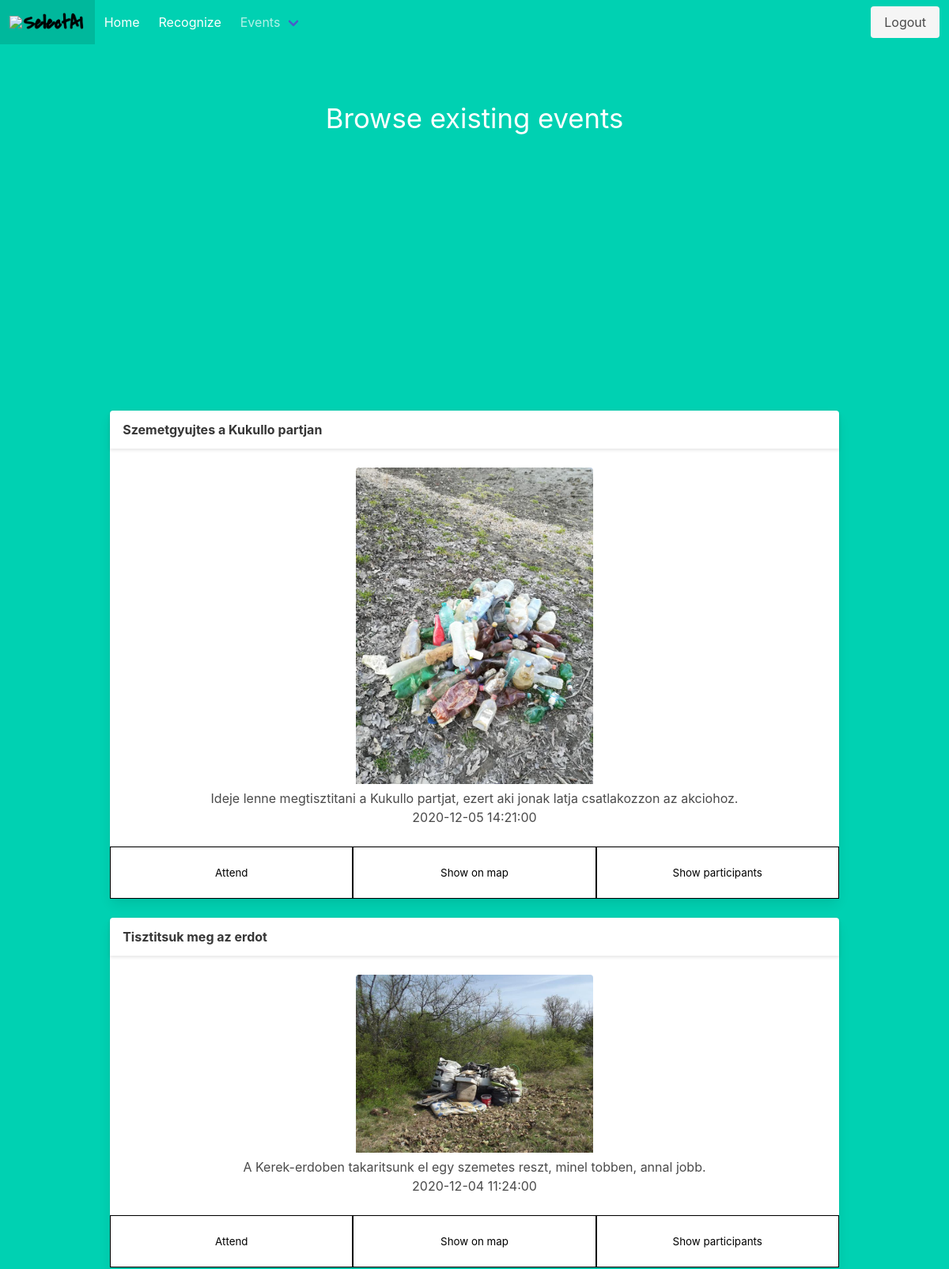
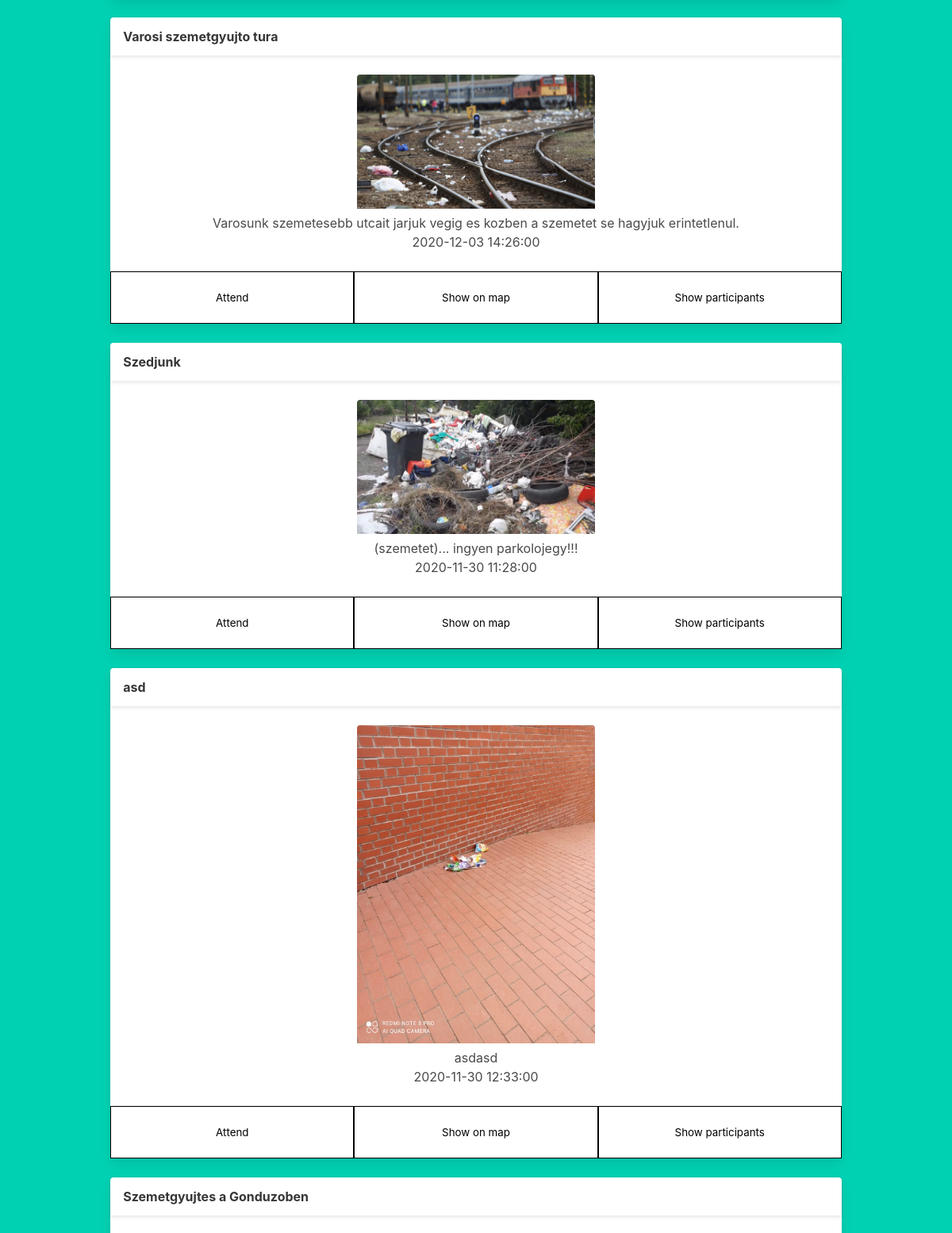
/events/list (signed in, upper part), run on the app's committed database (2 pictures, top to bottom).
### models.py (models this page shows)
class Event(db.Model):
    event_id = db.Column(db.Integer, primary_key=True)
    organizator_id = db.Column(db.Integer, ForeignKey('user.id'))
    organizator = relationship('User')
    title = db.Column(db.String(100))
    description = db.Column(db.String(500))
    latitude = db.Column(db.Float)
    longitude = db.Column(db.Float)
    image_path = db.Column(db.String(100))
    image_name = db.Column(db.String(100))
    datetime = db.Column(db.DateTime)
    __tablename__ = 'event'

### main.py (the view)
@main.route('/events/list')
@login_required
def events_list():
    events = Event.query.all()
    return render_template('events_list.html', events=events)

### __init__.py (called while the page is built)
def create_app():
    app = Flask(__name__)
    CORS(app)
    app.config['SECRET_KEY'] = '9OLWxND4o83j4K4iuopO'
    app.config['SQLALCHEMY_DATABASE_URI'] = 'sqlite:///db.sqlite'
    db.init_app(app)
    @app.before_first_request
    def create_database():
        db.create_all()
    login_manager = LoginManager()
    login_manager.login_view = 'auth.login'
    login_manager.init_app(app)
    from .models import User
    @login_manager.user_loader
    def load_user(user_id):
        return User.query.get(int(user_id))
    from .auth import auth as auth_blueprint
    app.register_blueprint(auth_blueprint)
    from .main import main as main_blueprint
    app.register_blueprint(main_blueprint)
    return app

### templates/events_list.html (shortened to what this page needs)
{% extends "base.html" %}
{% block main_content %}
<div style="width: 100%; padding: 2%;">
    <h1 style="font-size: 26pt;">Browse existing events</h1>
    <br>
    <div id="map" style="width: 100%; height: 300px; margin-bottom: 20px;"></div>
    {% for event in events %}
    <div class="card">
        <header class="card-header">
            <p class="card-header-title" style="width: 100%">
                {{ event.title }}
            </p>
            <a href="#" class="card-header-icon" aria-label="more options">
                <span class="icon">
                </span>
            </a>
        </header>
        <div class="card-content">
            <div class="card-image">
                <img style="width: 300px; height: auto;"
                    src="{{ url_for('static', filename='cashed_images') }}/{{ event.image_name }}"
                    alt="Placeholder image">
            </div>
            <div class="content">
                {{ event.description }}
                <br>
                <time datetime="2016-1-1">{{ event.datetime }}</time>
            </div>
        </div>
        <footer class="card-footer">
            <button onclick='attend_event("{{event.event_id}}")'
                style="border: 1px solid black; background-color: white;" class="card-footer-item"><a href="#"
                    class="card-footer-item">Attend</a></button>
            <button onclick='center_map("{{event.longitude}}", "{{event.latitude}}")'style="border: 1px solid black; background-color: white;" class="card-footer-item"><a href="#"
                    class="card-footer-item">Show on map</a></button>
            <button onclick='show_participants("{{event.event_id}}")' style="border: 1px solid black; background-color: white;" class="card-footer-item"><a href="#"
                    class="card-footer-item">Show participants</a></button>
        </footer>
    </div>
    <br>
    {% endfor %}
</div>
{% endblock %}

### templates/base.html (shortened to what this page needs)
<!DOCTYPE html>
<html>
<head>
    <link rel="stylesheet" href="{{ url_for('static', filename='css/style.css') }}" />
    <link rel="stylesheet" href="https://cdnjs.cloudflare.com/ajax/libs/bulma/0.7.2/css/bulma.min.css" />
</head>
<body>
    <section class="hero is-primary is-fullheight">
        <div class="hero-head">
            <nav class="navbar" role="navigation" aria-label="main navigation">
                <div class="navbar-brand">
                    <a class="navbar-item">
                        <img src="https://cdn2.iconfinder.com/data/icons/font-awesome/1792/recycle-512.png" height="28">
                        <img src="{{ url_for('static', filename='images/logo.png') }}" height="28">
                    </a>
                </div>
                <div id="navbarBasicExample" class="navbar-menu" id="navbar-menu-menu">
                    <div class="navbar-start">
                        <a href="{{ url_for('main.index') }}" class="navbar-item">
                            Home
                        </a>
                        {% if current_user.is_authenticated %}
                        <a href="{{ url_for('main.checktrash') }}" class="navbar-item">
                            Recognize
                        </a>
                        {% endif %}
                        {% if current_user.is_authenticated %}
                        <div class="navbar-item has-dropdown is-hoverable">
                            <a class="navbar-link">
                                Events
                            </a>
                        </div>
                        {% endif %}
                    </div>
                    <div class="navbar-end">
                        <div class="navbar-item">
                            <div class="buttons">
                                {% if current_user.is_authenticated %}
                                <a href="{{ url_for('auth.logout') }}" class="button is-light">
                                    Logout
                                </a>
                                {% endif %}
                            </div>
                        </div>
                    </div>
                </div>
            </nav>
        </div>
        <div class="hero-body">
            <div id="main-content" class="container has-text-centered">
                {% block main_content %}
                {% endblock %}
            </div>
        </div>
    </section>
</body>
</html>

### data on the page
Event: title "Szemetgyujtes a Kukullo partjan", image_name (picture), description "Ideje lenne megtisztitani a Kukullo partjat, ezert aki jonak latja csatlakozzon az akciohoz.", datetime "2020-12-05 14:21:00"
Event: title "Tisztitsuk meg az erdot", image_name (picture), description "A Kerek-erdoben takaritsunk el egy szemetes reszt, minel tobben, annal jobb.", datetime "2020-12-04 11:24:00"
Event: title "Varosi szemetgyujto tura", image_name (picture), description "Varosunk szemetesebb utcait jarjuk vegig es kozben a szemetet se hagyjuk erintetlenul.", datetime "2020-12-03 14:26:00"
Event: title "Szedjunk", image_name (picture), description "(szemetet)... ingyen parkolojegy!!!", datetime "2020-11-30 11:28:00"
Event: title "asd", image_name (picture), description "asdasd", datetime "2020-11-30 12:33:00"
Event: title "Szemetgyujtes a Gonduzoben"
